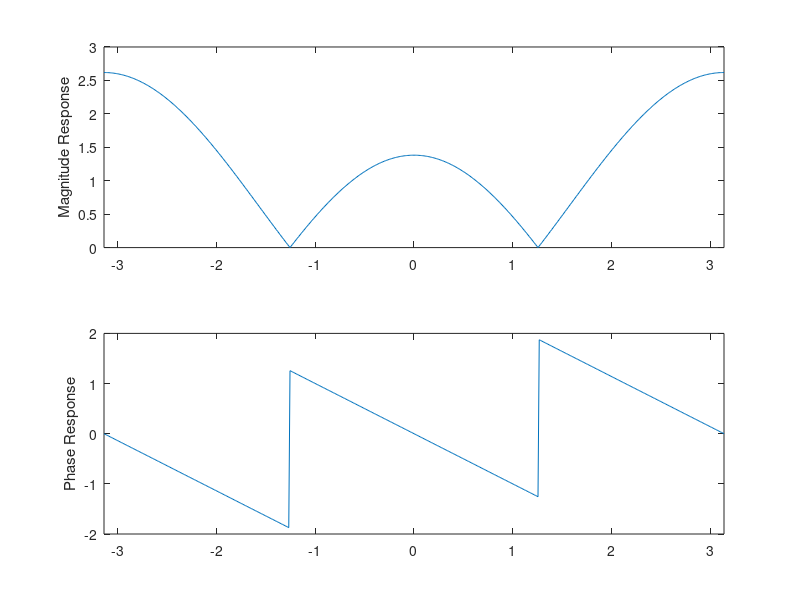

The MATLAB script that drew this image:
THETAnull = pi*0.4;
theta = linspace(-pi,pi,501);
hn=(2*cos(theta)-2*cos(THETAnull)).*(exp(-1i*theta));

subplot(2,1,1)
plot(theta,abs(hn))
ylabel('Magnitude Response');
xlim([-pi,pi]);

subplot(2,1,2)
plot(theta, angle(hn))
ylabel('Phase Response');
xlim([-pi,pi]);